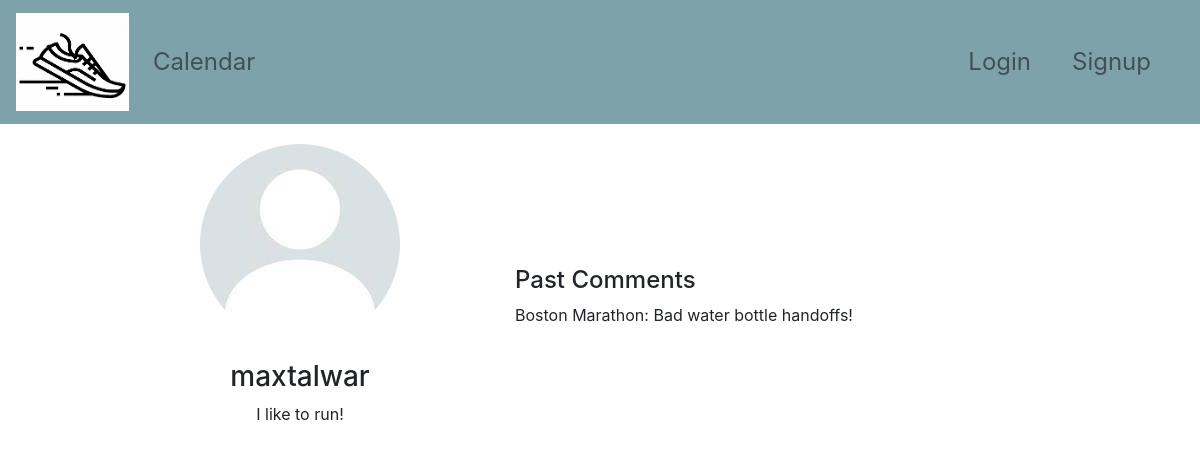
Page /profile/maxtalwar on the earlier database version.
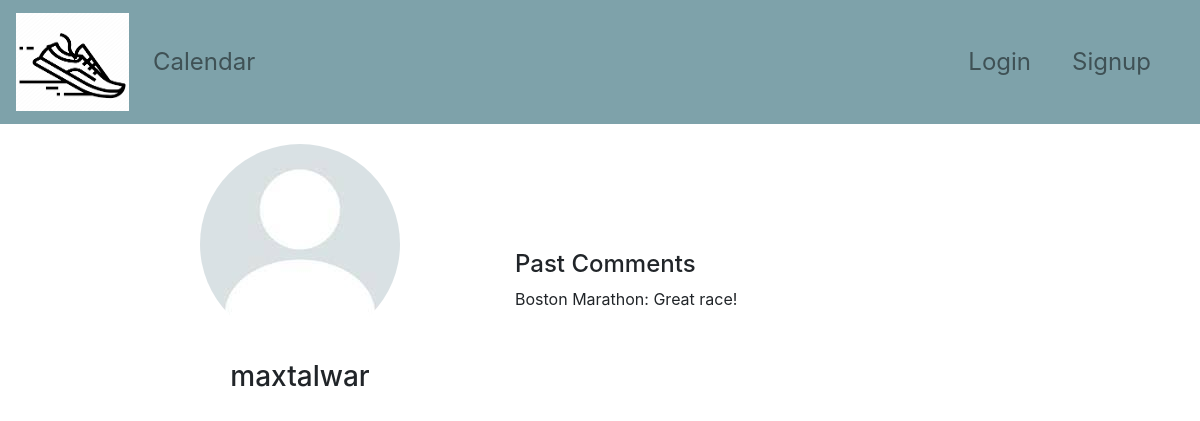
Same page on the later database version.
### models.py (models this page shows, shortened)
class User(Base):
    __tablename__ = "users"
    id = Column("id", INTEGER, primary_key=True)
    username = Column("username", TEXT, nullable=False)
    email = Column("email", TEXT, nullable=False)
    password = Column("password", TEXT, nullable=False)
    first_name = Column("first_name", TEXT, nullable=True)
    last_name = Column("last_name", TEXT, nullable=True)
    bio = Column("bio", TEXT, nullable=True)
    profile_pic = Column("profile_pic", TEXT, nullable=False)
    reviews = relationship("Review", back_populates="user")

### app.py (the view)
@app.route("/profile", defaults={"username": None})
@app.route("/profile/<username>")
def profile(username):
    logged_in_user = None
    if "username" in session:
        logged_in_user = session["username"]
    print(logged_in_user)
    if not username:
        if logged_in_user == None:
            return redirect(url_for("login"))
        username = logged_in_user
    user = db_session.query(User).filter(User.username == username).first()
    if user is None:
        flash("User not found. Please log in again.", "warning")
        session.pop("username", None)
        return redirect(url_for("login"))
    reviews = db_session.query(Race.race_name, Review.review_text).filter(Review.user_id == user.id).join(Race, Review.race_id == Race.id).all()
    comments = []
    for race_name, review_text in reviews:
        comments.append(f"{race_name}: {review_text}")
    return render_template("profile.html", comments = comments, user = user, logged_in_user = logged_in_user)

### templates/profile.html (shortened to what this page needs)
{% extends "base.html" %}
{% block content %}
<head>
    <link rel="stylesheet" href="https://maxcdn.bootstrapcdn.com/bootstrap/4.5.2/css/bootstrap.min.css">
    <link rel="stylesheet" href="{{ url_for('static', filename='style.css') }}">
</head>
<body>
    <div class="container-fluid profile-container">
        <div class="row justify-content-center align-items-center">
            <div class="col-md-4 text-center">
                <div class="profile-img">
                    <img src="{{ url_for('static', filename='assets/profile_photo.jpeg') }}" alt="Profile Photo" class="img-fluid rounded-circle">
                </div>
                <div class="profile-bio">
                    <h3>{{ user.username}}</h3>
                    <p>{{ user.bio }}</p>
                </div>
            </div>
            <div class="col-md-6">
                <div class="profile-comments">
                    <h4>Past Comments</h4>
                    <ul>
                        {% for comment in comments %}
                            <li>{{ comment }}</li>
                        {% endfor %}
                    </ul>
                </div>
            </div>
        </div>
    </div>
</body>
{% endblock %}

### templates/base.html (shortened to what this page needs)
<!DOCTYPE html>
<html lang="en">
<head>
    <link rel="stylesheet" href="{{url_for('static', filename='styles/style.css')}}">
    <link rel="stylesheet" href="https://maxcdn.bootstrapcdn.com/bootstrap/4.5.2/css/bootstrap.min.css">
</head>
<body>
    <nav class="navbar navbar-expand-lg navbar-light bg-color">
        <a class="navbar-brand" href="#">
            <img src="{{ url_for('static', filename='assets/logo.png') }}" width="113" height="98" alt="Logo">
        </a>
        <ul class="navbar-nav mr-auto">
            <li class="nav-item">
                <a class="nav-link" href="{{ url_for('calendar')}}">Calendar</a>
            </li>
        </ul>
        <div class="collapse navbar-collapse justify-content-end" id="navbarNav">
            <ul class="navbar-nav">
                {% if session["username"] %}
                    <li class="nav-item profile-link">
                        <a class="nav-link" href="{{ url_for('profile') }}">Profile</a>
                    </li>
                    <li class="nav-item">
                        <a class="nav-link" href="{{ url_for('logout') }}">Logout</a>
                    </li>
                {% else %}
                    <li class="nav-item">
                        <a class="nav-link" href="{{ url_for('login') }}">Login</a>
                    </li>
                    <li class="nav-item">
                        <a class="nav-link" href="{{ url_for('signup') }}">Signup</a>
                    </li>
                {% endif %}
            </ul>
        </div>
    </nav>
    {% block content %}{% endblock %}
</body>
</html>

### static/styles/style.css (style rules this page uses)
:root { --rounded-corner: 20px; }
body, .form-container { background-color: #fff; }
.navbar { background-color: #7EA2AA; z-index: 1000; }
.container-fluid { margin-top: 20px; }
.navbar-nav .nav-link { font-size: 1.5rem; padding: 0.5rem; margin-right: 25px; }
.profile-img { margin-bottom: 1rem; }
.profile-bio h3 { margin-top: 1rem; margin-bottom: 0; }
.profile-comments { margin-top: 1rem; }
.profile-comments ul { list-style: none; margin: 0; padding: 0; }
.profile-comments ul li { margin-bottom: 0.5rem; }

Differences in the rows shown:
changed User "maxtalwar": bio "I like to run!" → (not shown)
Other differences:
new list line: "Boston Marathon: Great race!"
list line gone: "Boston Marathon: Bad water bottle handoffs!"
